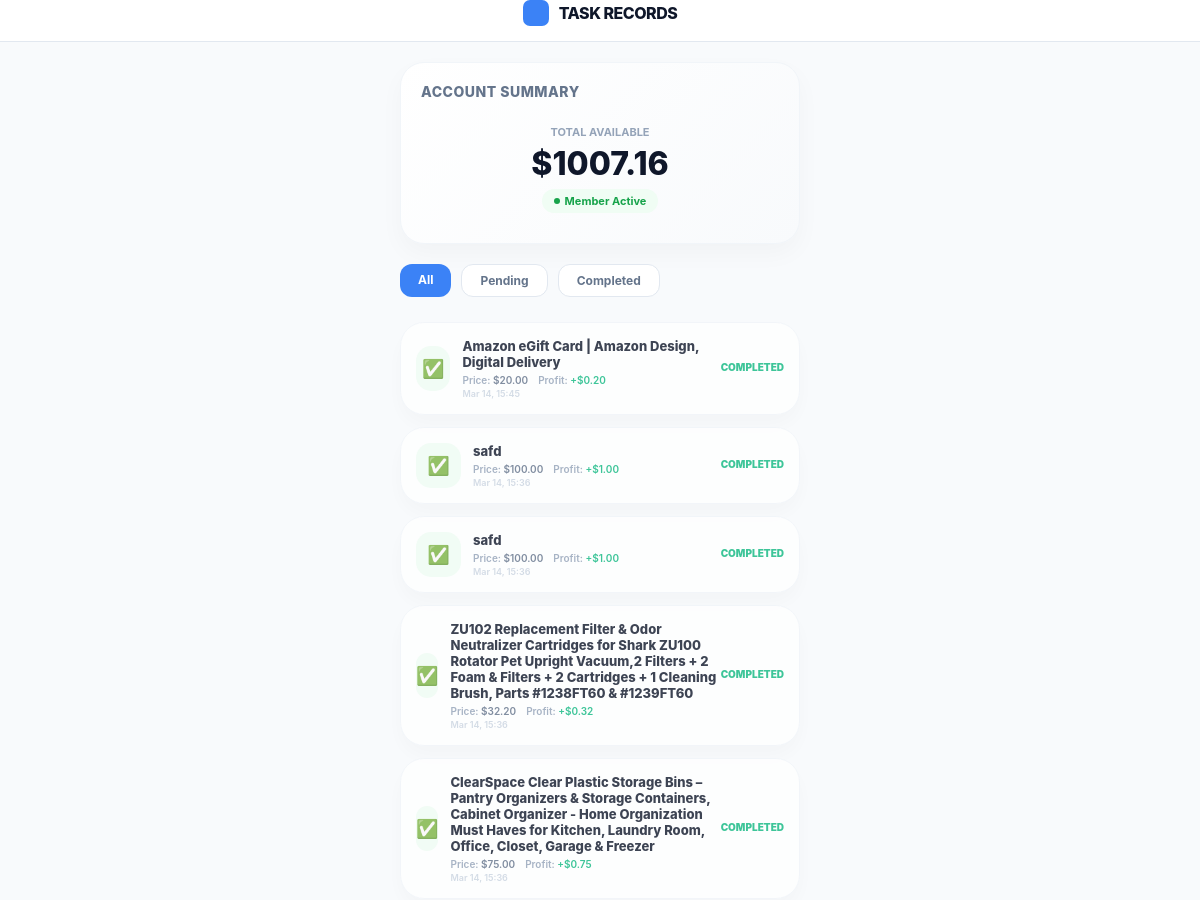
The app's page /records/ (signed in, upper part), older data.
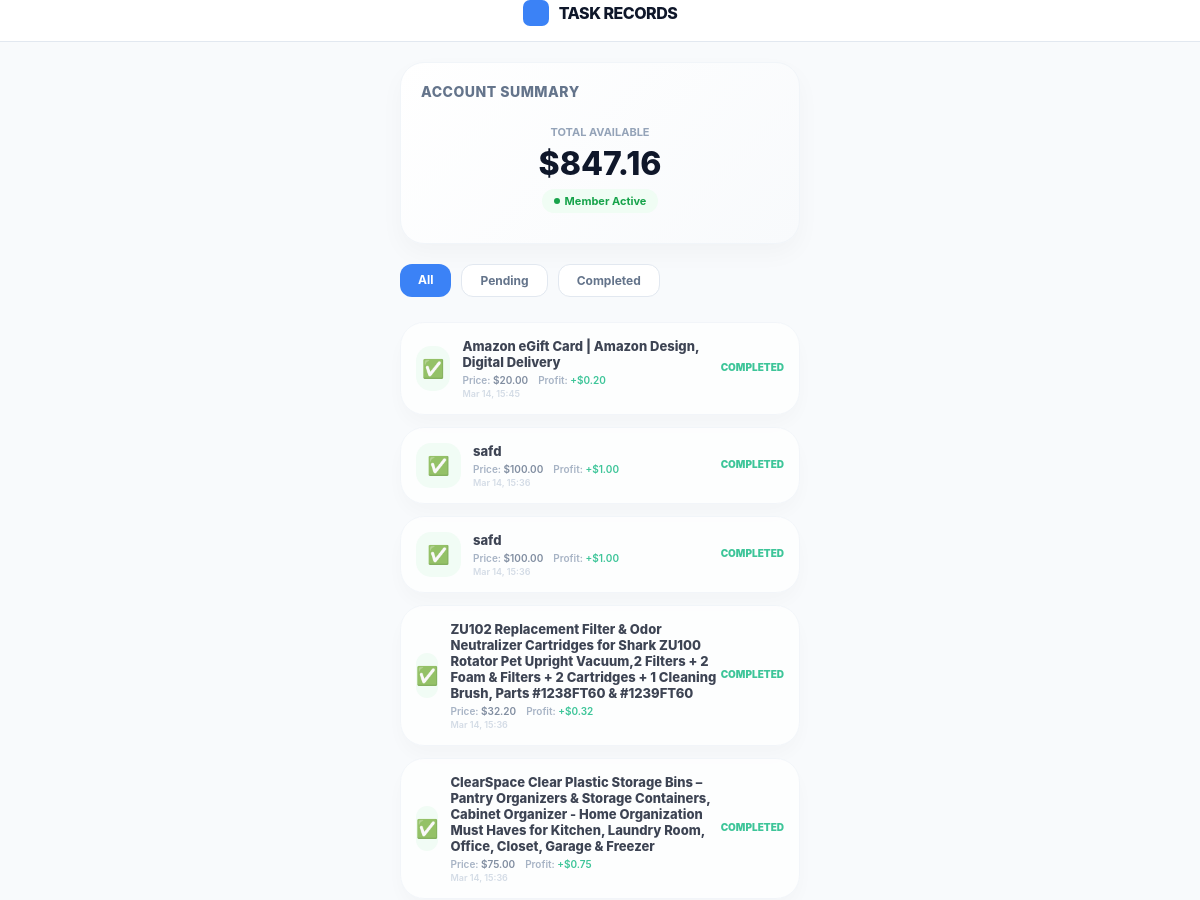
The same page, newer data.
### Catalog/models.py (models this page shows, shortened)
class Profile(models.Model):
    user = models.OneToOneField(User, on_delete=models.CASCADE, related_name='profile')
    wallet_address = models.CharField(max_length=255, blank=True, null=True)
    network = models.CharField(max_length=50, default='ETH_USDC')
    balance = models.DecimalField(max_digits=12, decimal_places=2, default=0.00)
    wallet_address = models.CharField(max_length=255, blank=True, null=True)
    phone_number = models.CharField(max_length=20, blank=True, null=True)
    current_progress = models.IntegerField(default=0)

### Catalog/views.py (the view)
# urls.py: path('records/', views.user_record, name='user_record'),
@login_required(login_url='user_login')
def user_record(request):
    status_filter = request.GET.get('status')
    orders = request.user.orders.exclude(
        status__in=['scheduled', 'withdrawal', 'withdrawn', 'rejected']
    ).annotate(
        priority=Case(
            When(status='pending', then=Value(1)),
            When(status='completed', then=Value(2)),
            default=Value(3),
            output_field=IntegerField(),
        )
    ).order_by('priority', '-created_at')
    if status_filter in ['pending', 'completed']:
        orders = orders.filter(status=status_filter)
    paginator = Paginator(orders, 10)
    page_number = request.GET.get('page')
    page_obj = paginator.get_page(page_number)
    return render(request, 'users/record.html', {
        'profile': request.user.profile,
        'orders': page_obj,
        'current_status': status_filter
    })

### Catalog/templates/users/record.html (shortened to what the changed rows need)
{% extends "users/user_main.html" %}
{% block content %}
<div style="width: 100%; max-width: 400px; margin: 0 auto; padding-bottom: 50px;">
    <div class="dashboard-card" style="padding: 20px; margin-bottom: 20px; background: linear-gradient(135deg, #ffffff 0%, #f8fafc 100%);">
        <div style="text-align: center; padding: 10px 0;">
            <div style="color: #94a3b8; font-size: 11px; font-weight: 700;">TOTAL AVAILABLE</div>
            <div style="font-size: 32px; font-weight: 800; color: var(--dark); margin: 5px 0;">${{ profile.balance }}</div>
            <div style="display: inline-flex; align-items: center; gap: 5px; padding: 5px 12px; background: #f0fdf4; color: #16a34a; border-radius: 20px; font-size: 11px; font-weight: 700;">
                <span style="width: 6px; height: 6px; background: #16a34a; border-radius: 50%;"></span>
                Member Active
            </div>
        </div>
    </div>
</div>
{% endblock %}

Row changes from the older to the newer data that the page shows:
changed Profile: balance "1007.16" → "847.16"
